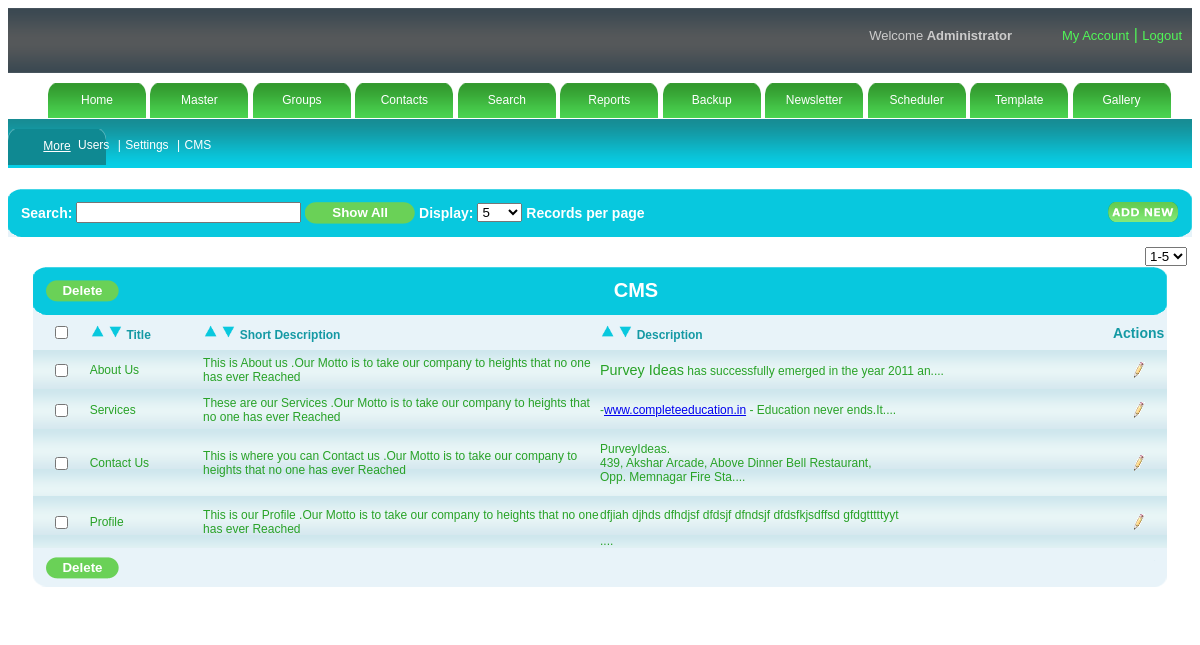
Screenshot of /admin/cms.php (signed in) with the database file from the repository.
### tables this page shows
CREATE TABLE IF NOT EXISTS `setting` (
  `rpp` varchar(100) NOT NULL,
  `eid` varchar(100) NOT NULL,
  `mask` varchar(500) NOT NULL
);

CREATE TABLE IF NOT EXISTS `cms` (
  `cms_id` int(11) NOT NULL AUTO_INCREMENT,
  `cms_title` varchar(500) NOT NULL,
  `cms_short_desc` varchar(1000) NOT NULL,
  `cms_desc` longtext NOT NULL,
  PRIMARY KEY (`cms_id`)
);

### admin/rights.php (called while the page is built, shortened)
<?php
$s="select * from sysadmin where username='".$_SESSION['user']."'";
$rs=mysql_query($s);
$p=mysql_fetch_array($rs);
$subrights=explode(",",$p['subrights']);
?>

### admin/cms.php (the view, shortened to what this page needs)
<!DOCTYPE html PUBLIC "-//W3C//DTD XHTML 1.0 Transitional//EN" "http://www.w3.org/TR/xhtml1/DTD/xhtml1-transitional.dtd">
<html xmlns="http://www.w3.org/1999/xhtml">
<head>
<link href="style.css" rel="stylesheet" media="screen" /><script type="text/javascript" src="validation.js"></script>
<link rel="stylesheet" type="text/css" href="mouseovertabs.css" />
<link href="dhtmlgoodies_calendar.css" rel="stylesheet" type="text/css" />
</head>
<body>
<?php include("header.php");?>
<?php include("menu.php");?>
<div id="submenu" >
<div >
<ul>
<?php
	for($i=0;$i<count($rights);$i++)
				{
					if($rights[$i]=="6")
					{
						$flag=1;
					}
				}
				if($flag==1)
				{?>
	<li class="submenuitem"><a href="security.php">Users </a> |</li>
    <?php $flag=0;
				}
				for($i=0;$i<count($rights);$i++)
				{
					if($rights[$i]=="8")
					{
						$flag=1;
					}
				}
				if($flag==1)
				{?>
    <li class="submenuitem"><a href="settings.php">Settings</a> |</li>
     <?php $flag=0;
				}
				for($i=0;$i<count($rights);$i++)
				{
					if($rights[$i]=="11")
					{
						$flag=1;
					}
				}
				if($flag==1)
				{?>
    <li class="submenuitem"><a href="cms.php">CMS </a> </li>
    <?php $flag=0;}?>
</ul>
</div>
</div>
<div id="maincontent">
    <div id="searchbar">
    <table border="0" cellpadding="0" cellspacing="0" width="100%">
        <tr>
        <td colspan="5">
            <table width="100%" cellpadding="0" cellspacing="0" border="0">
            <tr>
                <th><img src="images/tableheadleft.png" /></th>
                <th class="thbackground12" width="100%">Search:
                <input type="text" size="25" id="txtsearch" name="txtsearch" value="" onKeyUp="javascript:tsearch()"  />
                <input type="button"  value="Show All" class="regbtn1" size="40" onclick="javascript:showall();"/>
                Display:
                    <select onchange="recperpage()" id="sel_limit">
                    <?php
						$sql="select * from setting";
						$res=mysql_query($sql);
						$row1=mysql_fetch_array($res);
						$a=$row1[0];
						$a=explode(",",$a);
						for($i=0;$i<count($a);$i++)
						{
						?>
                   <option value="<?php echo $a[$i];?>"><?php echo $a[$i];?></option>
        <?php } ?>
                    </select>
                    Records per page
                     <?php
		$flag=0;
		include("rights.php");
		for($i=0;$i<count($subrights);$i++)
		{
			if($subrights[$i]=="11.1")
			{
				$flag=1;
			}
		}
		if($flag==1)
		{
	?>
                <div class="floatright"><a onclick="javascript:addrecord();"><img src="images/addnew.png"  class="noborder"/></a></div>
   <?php } ?>
                </th>
                <th><img src="images/tableheadright.png" /></th>
            </tr>
            </table>
            </td>
        </tr>
       </table>
    </div>
    <div id="content">
	<?php include_once("pagingcms.php");?>
    </div>
<div id="blank"></div>
</body>
</html>

### admin/cms_content.php (shortened to what this page needs)
<div id="table">
    	<table border="0" cellpadding="0" cellspacing="0" width="100%">
        <tr>
        <td colspan="5">
            <table width="100%" cellpadding="0" cellspacing="0" border="0">
            <tr>
                <th><img src="images/tableheadleft.png" /></th>
                <th class="thbackground"  align="left">
                     <?php
				$flag=0;
				include("rights.php");
				for($i=0;$i<count($subrights);$i++)
				{
					if($subrights[$i]=="11.3")
					{
						$flag=1;
					}
				}
				if($flag==1)
				{?>
                  <input type="button" onClick="javascript:mdelete(<?php echo $page-1; ?>,<?php echo $page_no_start; ?>,0,<?php echo $lastpage; ?>,<?php echo $last_page_rec; ?>,<?php echo $rec_limit; ?>);" value="Delete" class="regbtn" class="regbtn"><?php } ?></th>
           <th class="thbackground" width="100%"> CMS
                </th>
                <th><img src="images/tableheadright.png" /></th>
            </tr>
            </table>
            </td>
        </tr>
        <tr>
        <td class="tabletitle"><input type="checkbox" name="check" id="check"  onclick="checkall_none();"/></td>
              			<td class="tabletitle1" align="left"><a onClick="desc(<?php echo '1';?>,<?php echo $page-1; ?>,<?php echo $page_no_start; ?>,0,<?php echo $lastpage; ?>,<?php echo $last_page_rec; ?>,<?php echo $rec_limit; ?>)"><img src="images/up.png" height="15" width="15" title="Descending" /></a>
                        <a onClick="asc(<?php echo '1';?>,<?php echo $page-1; ?>,<?php echo $page_no_start; ?>,0,<?php echo $lastpage; ?>,<?php echo $last_page_rec; ?>,<?php echo $rec_limit; ?>)"><img src="images/down.png" height="15" width="15" title="Ascending"/></a>
              			Title</td>
                <td class="tabletitle1" align="left"><a onClick="desc(<?php echo '2';?>,<?php echo $page-1; ?>,<?php echo $page_no_start; ?>,0,<?php echo $lastpage; ?>,<?php echo $last_page_rec; ?>,<?php echo $rec_limit; ?>)"><img src="images/up.png" height="15" width="15" title="Descending" /></a>
                        <a onClick="asc(<?php echo '2';?>,<?php echo $page-1; ?>,<?php echo $page_no_start; ?>,0,<?php echo $lastpage; ?>,<?php echo $last_page_rec; ?>,<?php echo $rec_limit; ?>)"><img src="images/down.png" height="15" width="15" title="Ascending"/></a>
              			Short Description</td>
                        <td class="tabletitle1" align="left"><a onClick="desc(<?php echo '3';?>,<?php echo $page-1; ?>,<?php echo $page_no_start; ?>,0,<?php echo $lastpage; ?>,<?php echo $last_page_rec; ?>,<?php echo $rec_limit; ?>)"><img src="images/up.png" height="15" width="15" title="Descending" /></a>
                        <a onClick="asc(<?php echo '3';?>,<?php echo $page-1; ?>,<?php echo $page_no_start; ?>,0,<?php echo $lastpage; ?>,<?php echo $last_page_rec; ?>,<?php echo $rec_limit; ?>)"><img src="images/down.png" height="15" width="15" title="Ascending"/></a>
              			Description</td>
            <td class="tabletitle">Actions</td>
        </tr>
             <?php
			if(isset($_REQUEST['search']))
			{
				$search=$_REQUEST['search'];
			}
			else
			{
				$search="";
			}
			if(isset($_REQUEST['order']))
			{
				$sql ="select a.cms_id,a.cms_title,a.cms_short_desc,a.cms_desc from (select cms_id,cms_title,cms_short_desc,cms_desc from cms where cms_title like '%".$search."%' limit $offset,$rec_limit) a order by ".$_REQUEST['field']." ".$_REQUEST['order'];
			}
			else
			{
				$sql ="select * from cms where cms_title like '%".$search."%' limit $offset,$rec_limit";
			}
			$res = mysql_query($sql);
			while($row = mysql_fetch_object($res))
			{
			?>
			<tr>
        	<td class="tdbg" width="5%"><input type="checkbox" name="C1_<?php echo $row->cms_id;?>"  id="C1_<?php echo $row->cms_id;?>" /></td>
            <td class="tdbg1" width="10%"><?php echo stripslashes($row->cms_title);?></td>
            <td class="tdbg1" width="35%"><?php echo stripslashes($row->cms_short_desc);?></td>
            <td class="tdbg1" width="45%"><?php echo substr(stripslashes($row->cms_desc),0,100)."...."; ?></td>
                <td class="tdbg1" width="5%">
                <table align="center" cellpadding="5" cellspacing="5">
                <tr>
                	<td class="tdaction">
                     <?php
				$flag=0;
			include("rights.php");
				for($i=0;$i<count($subrights);$i++)
				{
					if($subrights[$i]=="11.2")
					{
						$flag=1;
					}
				}
				if($flag==1)
				{?>
            <div align="center"><a onClick="javascript:update(<?php echo $row->cms_id;?>,<?php echo $page-1; ?>,<?php echo $page_no_start; ?>,0,<?php echo $lastpage; ?>,<?php echo $last_page_rec; ?>,<?php echo $rec_limit; ?>)"><img src="images/edit-icon.png" title="Edit"/></a></div>
                  <?php } ?>
            		</td>
               	</tr>
                </table>
                </td>
            </tr>
            <?php
}
?>
        <tr>
        <td colspan="5">
            <table width="100%" cellpadding="0" cellspacing="0" border="0">
            <tr>
                <th><img src="images/tablefootright.png" /></th>
                <th class="thbackground1" width="100%" align="left">
                      <?php
                $flag=0;
				include("rights.php");
				for($i=0;$i<count($subrights);$i++)
				{
					if($subrights[$i]=="11.3")
					{
						$flag=1;
					}
				}
				if($flag==1)
				{?>
                  <input type="button" onClick="javascript:mdelete(<?php echo $page-1; ?>,<?php echo $page_no_start; ?>,0,<?php echo $lastpage; ?>,<?php echo $last_page_rec; ?>,<?php echo $rec_limit; ?>);" value="Delete" class="regbtn" class="regbtn"><?php } ?>
                </th>
                <th><img src="images/tablefootleft.png" /></th>
            </tr>
            </table>
        </td>
        </tr>
        </table>
    </div>
</div>

### rows the page displays
setting: rpp "5"
cms: cms_title "About Us", cms_short_desc "This is About us .Our Motto is to take our company to heights that no one has ever Reached", cms_desc "Purvey Ideas has successfully emerged in the year 2011 an"
cms: cms_title "Services", cms_short_desc "These are our Services .Our Motto is to take our company to heights that no one has ever Reached", cms_desc "- www.completeeducation.in - Education never ends.It"
cms: cms_title "Contact Us", cms_short_desc "This is where you can Contact us .Our Motto is to take our company to heights that no one has ever Reached", cms_desc "PurveyIdeas. 439, Akshar Arcade, Above Dinner Bell Restaurant, Opp. Memnagar Fire Sta"
cms: cms_title "Profile", cms_short_desc "This is our Profile .Our Motto is to take our company to heights that no one has ever Reached", cms_desc "dfjiah djhds dfhdjsf dfdsjf dfndsjf dfdsfkjsdffsd gfdgtttttyyt"

### other values shown
form field value "1-5"
